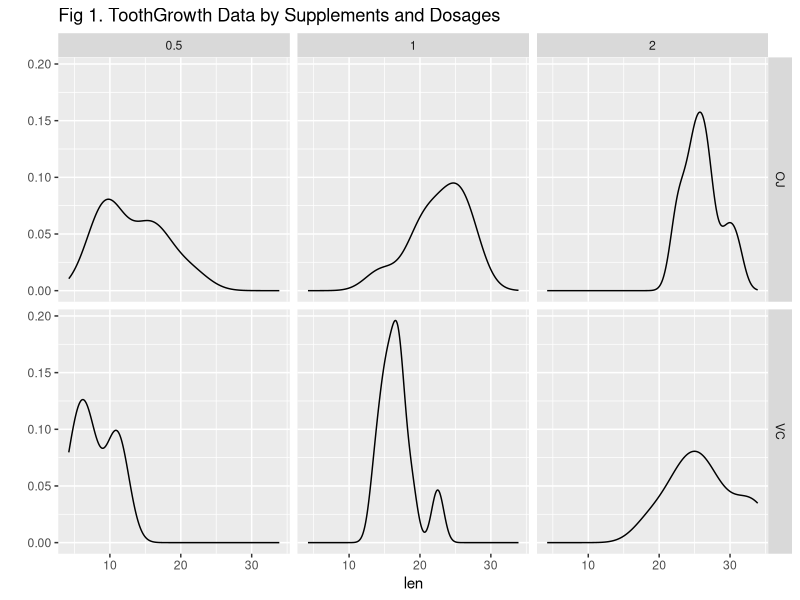

This chart was generated by the following R code:
## ---- chunk 1
# Load the ToothGrowth data 
data(ToothGrowth)
data <- data.frame(ToothGrowth)

# Display the overview structure of the ToothGrowth data
str(ToothGrowth)
## ---- chunk 2
# Calculate means of the data of each of 10 guinea pigs by supplements and dosages.
means <- aggregate(data$len, list(data$supp, data$dose), mean)
colnames(means) <- c ("supp", "dose", "mean")
means
## ---- chunk 3
library(ggplot2)
base <- qplot(x = len, data = data, facets = supp ~ dose, geom=c("density"))
base <- base + labs(title = "Fig 1. ToothGrowth Data by Supplements and Dosages")
print(base)
## ---- chunk 4
# Use confidence intervals and/or hypothesis tests to compare tooth growth by supp and dose. (Only use the techniques from class, even if there's other approaches worth considering)
# State your conclusions and the assumptions needed for your conclusions. 
# Did the student perform some relevant confidence intervals and/or tests?
# Did the student describe the assumptions needed for their conclusions?
